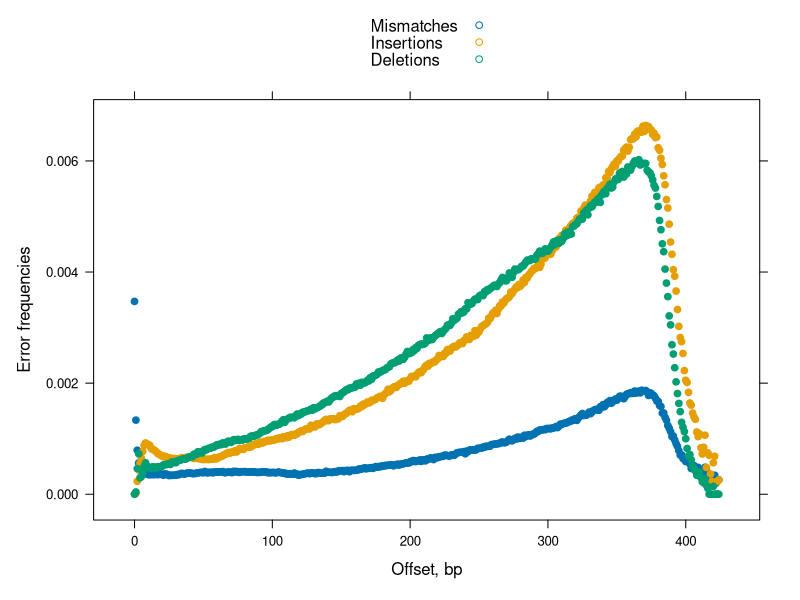
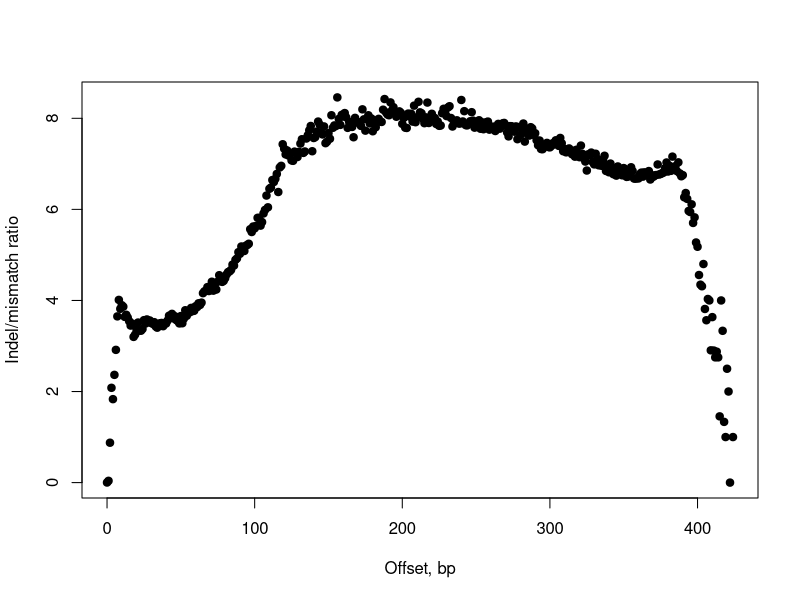

The R script that drew these images, in order:
## ---- chunk 1

library(lattice)

counts <- read.table("_data/counts.dat", header=T)

plotErrorTypeFrequency <- function() {
    counts <- with(counts, counts[mismatches > 0 | insertions > 0 | deletions > 0, ])
  
    xyplot(I(mismatches/reads) + I(insertions/reads) + I(deletions/reads) ~ offset, 
                 counts, 
                 key=simpleKey(c("Mismatches", "Insertions", "Deletions")), 
                 pch=19, 
                 xlab="Offset, bp",
                 ylab="Error frequencies")
}

plotErrorTypeRatio <- function() {
    counts <- with(counts, counts[mismatches > 0, ])

    plot(I((insertions + deletions) / mismatches) ~ offset,
         counts,
         pch=19,
         xlab="Offset, bp",
         ylab="Indel/mismatch ratio")
}
## ---- chunk 2
    plotErrorTypeFrequency()
## ---- chunk 3
    plotErrorTypeRatio()
